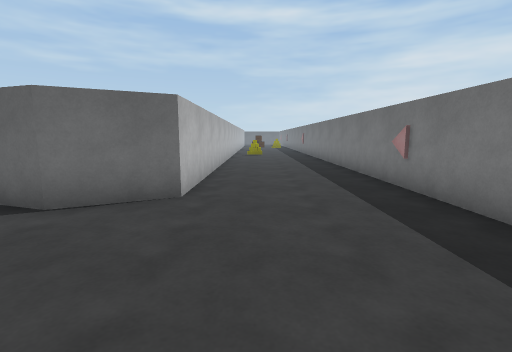
[1] (above)

17 first-person views from a walk through a scene from a Unity 3-D project. The camera is 1.2 m above the floor, tilts 8° down and sees 85° across. The floor is counted in squares, 1 m on a side. Each view is taken from the middle of a square. On the plan, view 1 faces up. The plan holds only what a view shows up to about 13 squares ahead; the rest is blank. The place goes on beyond the plan. The player character is not drawn. Some surface patterns are stand-ins.

[2]
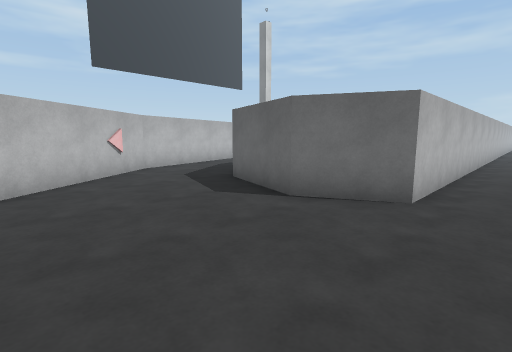

[3]
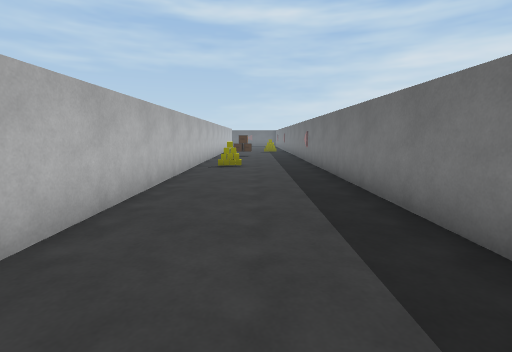

[4]
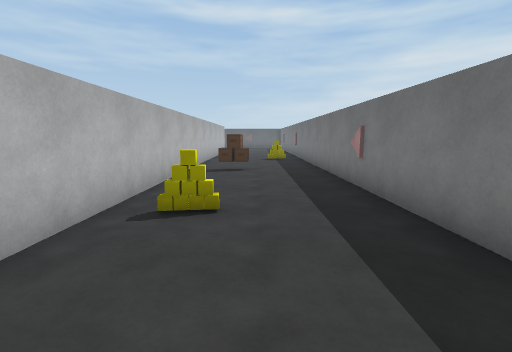

[5]
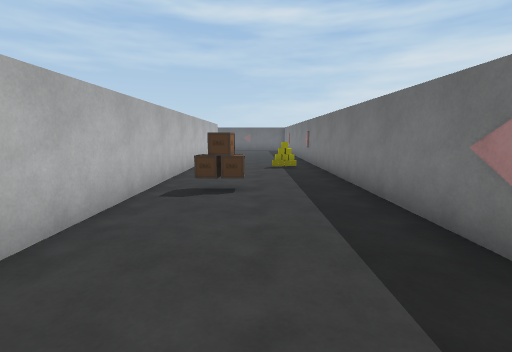

[6]
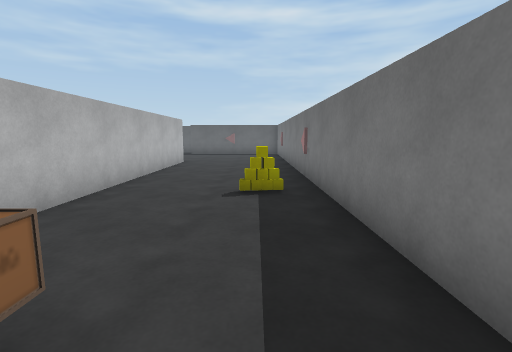

[7]
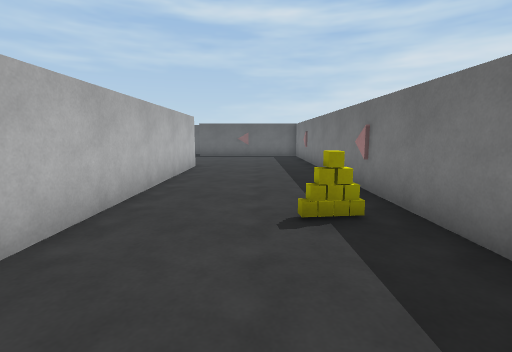

[8]
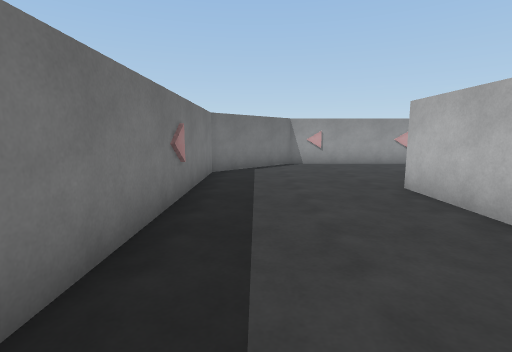

[9]
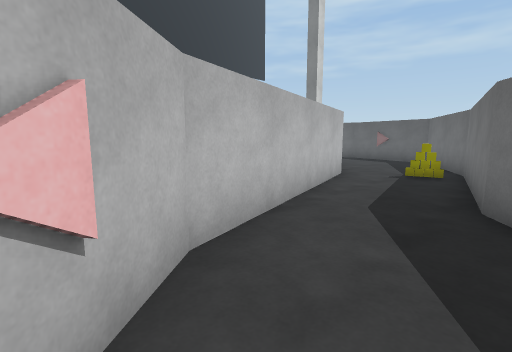

[10]
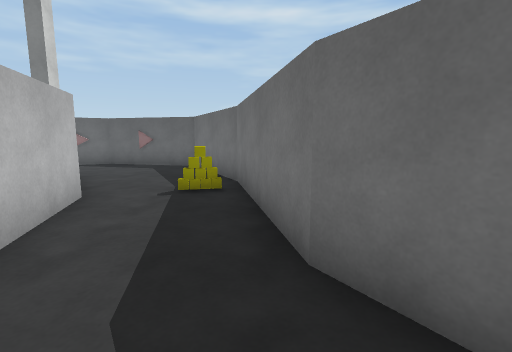

[11]
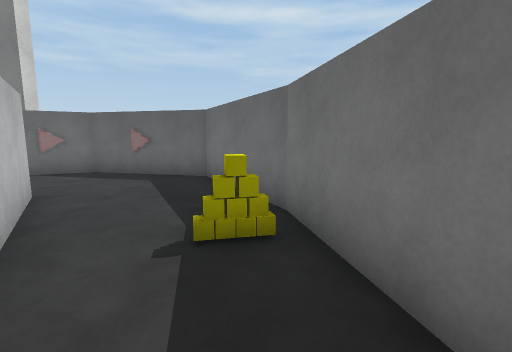

[12]
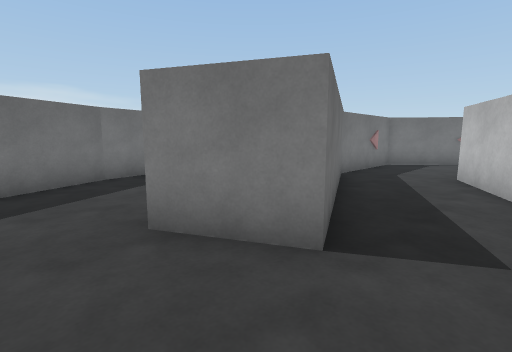

[13]
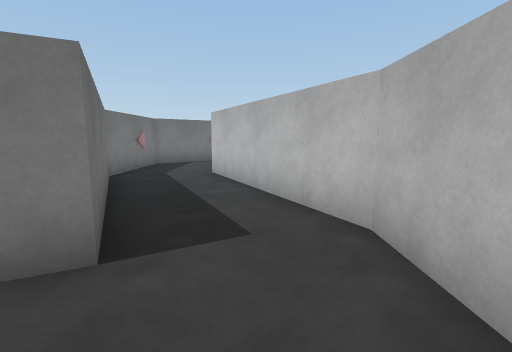

[14]
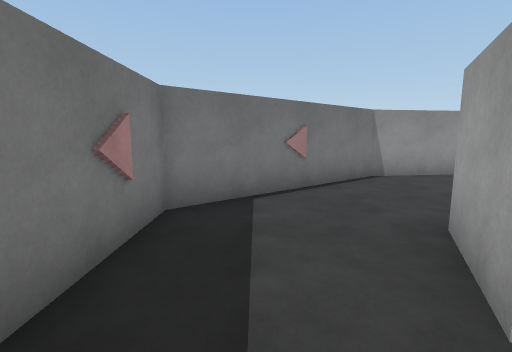

[15]
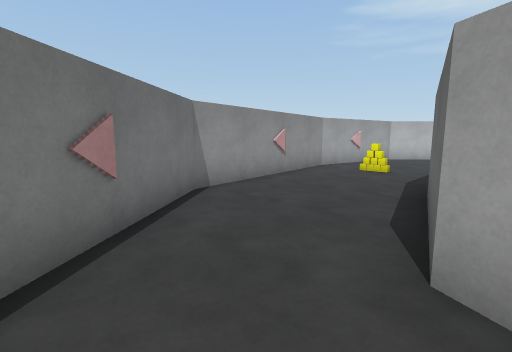

[16]
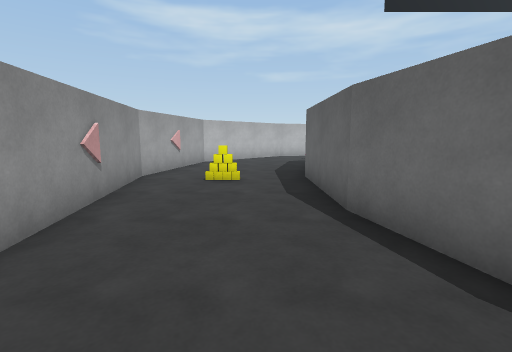

[17]
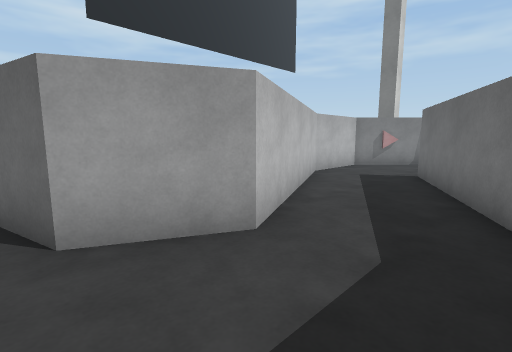

### Floor plan
Key: @ floor where view 1 was taken; # wall or solid block; . floor; v drop or lower ground; P pyramid; O other object.
Columns run from 25 left of view 1 to 4 right of it. Each row starts with its distance up from view 1.
 36                        #.....#
 35                        #.....#
 34                        #.....#
 33                        #.....#
 32                        #.....#
 31                        #.....#
 30                        #.....#
 29                        #...O.#
 28                        #.....#
 27                        #.....#
 26                        #.....#
 25                        #.....#
 24                        #.OO..#
 23                        #.....#
 22                        #.....#
 21     vv                 #.....#
 20                        #.....#
 19                        #.....#
 18         ######         #.P...#
 17        #......#        #.....#
 16       #.......vv       #.....#
 15      #.........#       #.....#
 14      #...v##...vv      #.....#
 13      #...# #....#      #.....#
 12       v..vv #..Pv      #.....#
 11       #...#  #..#      #.....#
 10        v..vv #..v      #.....#
  9        #...# #...#     #.....#
  8         v..v #...#     #.....#
  7         #...# v...     #.....#
  6         #...# #...#    #.....#
  5         v...# #....####v.....#
  4 ########....#  #.............#
  3 ...........#   v#............#
  2 .........##     #...........#
  1 ........#v       #.........#
  0 .......#v         #......@#
 -1 .######             ######
 -2 #

Where each view was taken, in squares from view 1:
view 1: 0 up, 0 right, facing up
view 2: 0 up, 0 right, facing up-left
view 3: 7 up, 1 right, facing up
view 4: 14 up, 1 right, facing up
view 5: 18 up, 1 right, facing up
view 6: 23 up, 2 right, facing up
view 7: 25 up, 1 right, facing up
view 8: 12 up, 2 right, facing down
view 9: 3 up, 8 left, facing up-left
view 10: 6 up, 9 left, facing up
view 11: 9 up, 10 left, facing up
view 12: 16 up, 18 left, facing down-right
view 13: 16 up, 18 left, facing down
view 14: 8 up, 15 left, facing down
view 15: 5 up, 15 left, facing down-left
view 16: 2 up, 17 left, facing left
view 17: 4 up, 14 left, facing up-left
